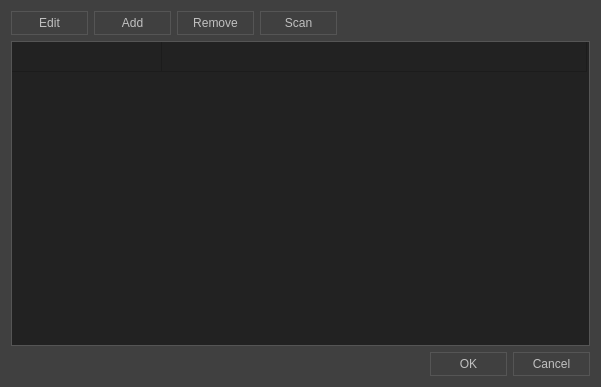
<?xml version="1.0" encoding="UTF-8"?>
<ui version="4.0">
 <class>EditGamesDialog</class>
 <widget class="QDialog" name="EditGamesDialog">
  <property name="geometry">
   <rect>
    <x>0</x>
    <y>0</y>
    <width>601</width>
    <height>387</height>
   </rect>
  </property>
  <property name="sizePolicy">
   <sizepolicy hsizetype="Fixed" vsizetype="Fixed">
    <horstretch>0</horstretch>
    <verstretch>0</verstretch>
   </sizepolicy>
  </property>
  <property name="windowTitle">
   <string>Manage games</string>
  </property>
  <property name="styleSheet">
   <string notr="true"> /* Progress bar */

QProgressBar:horizontal {
    border: 1px solid #3A3939;
    text-align: center;
    padding: 1px;
    background: #201F1F;
}
QProgressBar::chunk:horizontal {
    background-color: qlineargradient(spread:reflect, x1:1, y1:0.545, x2:1, y2:0, stop:0 rgba(28, 66, 111, 255), stop:1 rgba(37, 87, 146, 255));
}

 /* Tool tip (with fancy animation, how to turn that off?) */

/*
QToolTip
{
    border: 1px solid #ddd;
    background-color: #eee;
    color: black;
    padding: 1px;
    opacity: 200;
}
*/

QWidget
{
	font: 9pt &quot;Segoe UI&quot;;
    color: silver;
    background-color: #404040;
   
}

QWidget:disabled
{
  color: #505050;
    
}

/* The fuck is this

 QWidget:item:hover
{
    background-color: QLinearGradient( x1: 0, y1: 0, x2: 0, y2: 1,
    stop: 0 #78879b, stop: 1 #78879b);
    color: black;
}

QWidget:item:selected
{
    background-color: QLinearGradient( x1: 0, y1: 0, x2: 0, y2: 1,
    stop: 0 #78879b, stop: 1 #78879b);
}
 
*/

/*
QWidget:focus, QMenuBar:focus
{
    border: 0px solid #666;
}

QTabWidget:focus, QCheckBox:focus
{
    border: none;
}

/* yes */

QLineEdit
{
    background-color: #222;
    padding: 2px;
    border-style: solid;
    border: 1px solid #555;
        color: silver;
}

/* Groupbox and titles */

QGroupBox {
    border: 1px solid #555;
    margin-top: 6px;
	padding: 4px;
} 

QGroupBox::title {
    subcontrol-origin: margin;
    left: 10px;
	bottom: 1px;
	padding-left: 5px;
    padding-right: 5px;	
}



QScrollBar:horizontal
{
    height: 15px;
    margin: 0px 11px 0px 11px;
    border: 1px solid #3A3939;
    border-radius: 0px;
    background-color: QLinearGradient( x1: 0, y1: 1, x2: 0, y2: 0,
    stop: 0 #302F2F, stop: 1 #484846);
}

QScrollBar::handle:horizontal
{
    background-color: QLinearGradient( x1: 0, y1: 1, x2: 0, y2: 0,
    stop: 0 #605F5F, stop: 1 #787876);
    min-width: 5px;
    border-radius: 0px;
}

QScrollBar::sub-line:horizontal
{
    border-image: url(:/qss_icons/rc/right_arrow_disabled.png);
    width: 10px;
    height: 10px;
    subcontrol-position: right;
    subcontrol-origin: margin;
}

QScrollBar::add-line:horizontal
{
    border-image: url(:/qss_icons/rc/left_arrow_disabled.png);
    height: 10px;
    width: 10px;
    subcontrol-position: left;
    subcontrol-origin: margin;
}

QScrollBar::sub-line:horizontal:hover,QScrollBar::sub-line:horizontal:on
{
    border-image: url(:/qss_icons/rc/right_arrow.png);
    height: 10px;
    width: 10px;
    subcontrol-position: right;
    subcontrol-origin: margin;
}


QScrollBar::add-line:horizontal:hover, QScrollBar::add-line:horizontal:on
{
    border-image: url(:/qss_icons/rc/left_arrow.png);
    height: 10px;
    width: 10px;
    subcontrol-position: left;
    subcontrol-origin: margin;
}

QScrollBar::up-arrow:horizontal, QScrollBar::down-arrow:horizontal
{
    background: none;
}


QScrollBar::add-page:horizontal, QScrollBar::sub-page:horizontal
{
    background: none;
}

/* Vertical scroll bar, works fine */


QScrollBar:vertical
{
    background-color:  #555;
    width: 15px;
    margin: 15px 0 15px 0;
    border: 0px solid #222;
    
}

QScrollBar::handle:vertical
{
    background-color: #777;
    min-height: 5px;
   
}

QScrollBar::sub-line:vertical
{
    border-image: url(:/qss_icons/rc/scrollup.png);
	background-color:  #555;
    height: 15px;
    width: 15px;
    subcontrol-position: top;
    subcontrol-origin: margin;
}

QScrollBar::add-line:vertical
{
   
    border-image: url(:/qss_icons/rc/scrolldn.png);
	background-color:  #555;
    height: 15px;
    width: 15px;
    subcontrol-position: bottom;
    subcontrol-origin: margin;
}

QScrollBar::sub-line:vertical:hover,QScrollBar::sub-line:vertical:on
{

    background-color:  #666;
    height: 15px;
    width: 15px;
    subcontrol-position: top;
    subcontrol-origin: margin;
}


QScrollBar::add-line:vertical:hover, QScrollBar::add-line:vertical:on
{
    background-color:  #666;
    height: 15px;
    width: 15px;
    subcontrol-position: bottom;
    subcontrol-origin: margin;
}

QScrollBar::up-arrow:vertical, QScrollBar::down-arrow:vertical
{
    background: none;
}


QScrollBar::add-page:vertical, QScrollBar::sub-page:vertical
{
    background: none;
}

/* Different edits */

QTextEdit
{
    background-color: #222;
    color: silver;
    border: 1px solid #555;
}

QPlainTextEdit
{
    background-color: #222;
    color: silver;
    border: 1px solid #555;
	border-radius: 0px;
}

/* Suspicious stuff 

QHeaderView::section
{
    background-color: #3A3939;
    color: silver;
    padding-left: 4px;
    border: 1px solid #6c6c6c;
}

/* */


QCheckBox:disabled
{
    color: #404040;
}

QSizeGrip {
    image: url(:/qss_icons/rc/sizegrip.png);
    width: 12px;
    height: 12px;
}

/* Radio buttons */


QRadioButton::indicator:checked, QRadioButton::indicator:unchecked{
    color: #b1b1b1;
    background-color: #222;
    border: 1px solid #555;
    border-radius: 5px;
}



QRadioButton::indicator:checked
{
    background-color: qradialgradient(
    cx: 0.55, cy: 0.55,
    fx: 0.5, fy: 0.5,
    radius: 1.0,
    stop: 0.25 #777,
    stop: 0.3 #222
    );
}

QRadioButton::indicator
{
    border-radius: 7px;
    width: 9px;
    height: 9px;
}


QRadioButton::indicator:hover, QCheckBox::indicator:hover
{
    border: 1px solid #78879b;
}

QCheckBox::indicator{
    color: #b1b1b1;
    background-color: #222;
    border: 1px solid #555;
    width: 11px;
    height: 11px;
}

QCheckBox::indicator:checked
{
    image:url(:/qss_icons/rc/checkbox.png);
}

QCheckBox::indicator:disabled, QRadioButton::indicator:disabled
{
    border: 1px solid #444;
}

QFrame
{
	background-color: #f0f0f0;
	border: 0px;
	color: #fff;
	margin-bottom: 0px;
}

QFrame#frame {
	border-bottom: 1px solid #222;
	
}

/* what is this 

QStackedWidget
{
    border: none;
}

/* toolbar, do we use toolbar? */

QToolBar {
    border: 0px solid #393838;
    background: 1px solid #333;
    font-weight: bold;
}

QToolBar::handle:horizontal {
    image: url(:/qss_icons/rc/Hmovetoolbar.png);
}
QToolBar::handle:vertical {
    image: url(:/qss_icons/rc/Vmovetoolbar.png);
}
QToolBar::separator:horizontal {
    image: url(:/qss_icons/rc/Hsepartoolbar.png);
}
QToolBar::separator:vertical {
    image: url(:/qss_icons/rc/Vsepartoolbars.png);
}

/* Buttons, both are the same */


QToolButton
{
    color: silver;
    background-color: #333;
    border-width: 1px;
    border-color: #333;
    border-style: solid;
 	padding: 2px;
	height: 23px;
   
}

QToolButton:disabled
{
    background-color:#333;
    border-width: 1px;
    border-color: #333;
    border-style: solid;
  	padding: 2px;
    color: #3A3939;
}

QToolButton:hover
{
    background-color:#404040;
}


QPushButton
{
	color: silver;
    background-color: QLinearGradient( x1: 0, y1: 1, x2: 0, y2: 0,
    stop: 0 #333, stop: 1 #404040);
    border-width: 1px;
    border-color: #555;
    border-style: solid;
    padding-top: 4px;
	min-width: 65px;
    padding-bottom: 4px;
    padding-left: 5px;
    padding-right: 5px;
   
}

QPushButton:disabled
{
    background-color:#505050;
    border-width: 1px;
    border-color: #555;
    border-style: solid;
    padding-top: 4px;
    padding-bottom: 4px;
	min-width: 65px;
    padding-left: 5px;
    padding-right: 5px;
    color: #3A3939;
}

QPushButton:focus
{
	border: 1px solid #78879b;
}

QPushButton:hover
{
    background-color: QLinearGradient( x1: 0, y1: 1, x2: 0, y2: 0,
    stop: 0 #444, stop: 1 #505050);
}


QComboBox
{
    selection-background-color: #78879b;
    background-color: #222;
    border-style: solid;
    border: 1px solid #555;
    border-radius: 0px;
    padding: 2px;
}

/* Make stuff light up on hover */


QComboBox:hover,QAbstractSpinBox:hover,QLineEdit:hover,QTextEdit:hover,QPlainTextEdit:hover,QAbstractView:hover,QTreeView:hover
{
    border: 1px solid #78879b;
    color: silver;
}

QComboBox:on
{
    background-color: #626873;
    padding-top: 3px;
    padding-left: 4px;
    selection-background-color: #4a4a4a;
}

/* No idea */


QComboBox QAbstractItemView
{
    background-color: #201F1F;
    border-radius: 0px;
    border: 1px solid #555;
    selection-background-color: QLinearGradient( x1: 0, y1: 0, x2: 0, y2: 1,
      stop: 0 #78879b, stop: 1 #78879b);
}

QComboBox::drop-down
{
    subcontrol-origin: padding;
    subcontrol-position: top right;
    width: 15px;

    border-left-width: 0px;
    border-left-color: darkgray;
    border-left-style: solid;
    border-top-right-radius: 0px;
    border-bottom-right-radius: 0px;
}

QComboBox::down-arrow
{
    image: url(:/qss_icons/rc/down_arrow_disabled.png);
}

QComboBox::down-arrow:on, QComboBox::down-arrow:hover,
QComboBox::down-arrow:focus
{
    image: url(:/qss_icons/rc/down_arrow.png);
}

QPushButton:pressed
{
    background-color: QLinearGradient( x1: 0, y1: 0, x2: 0, y2: 1,
    stop: 0 #302F2F, stop: 1 #484846);
}

/* Spinboxes */

QAbstractSpinBox {
    padding-top: 2px;
    padding-bottom: 2px;
    border: 1px solid #555;
    background-color: #222;
    color: silver;
    
}

QAbstractSpinBox:up-button
{
    background-color: #333;
	 border: 1px solid #333;  
	width: 19px;
	subcontrol-position: top right;
}

QAbstractSpinBox:down-button
{
    background-color: #333;
    width: 19px;
	 border: 1px solid #333;
    subcontrol-position: bottom right;
}

QAbstractSpinBox:up-button:disabled
{
    background-color: #333;
	 border: 1px solid #333;  
	width: 19px;
	subcontrol-position: top right;
}

QAbstractSpinBox:down-button:disabled
{
    background-color: #333;
    width: 19px;
	 border: 1px solid #333;
    subcontrol-position: bottom right;
}

QAbstractSpinBox::up-arrow,QAbstractSpinBox::up-arrow:disabled,QAbstractSpinBox::up-arrow:off {
    image: url(:/qss_icons/rc/up_arrow_disabled.png);
    width: 20px;
    height: 10px;
}

QAbstractSpinBox::up-arrow:hover
{
    background-color: #444;
	
}


QAbstractSpinBox::down-arrow,QAbstractSpinBox::down-arrow:disabled,QAbstractSpinBox::down-arrow:off
{
    image: url(:/qss_icons/rc/down_arrow_disabled.png);
    width: 20px;
    height: 10px;
}
QAbstractSpinBox::down-arrow:hover
{
    background-color: #444;
	
}


QLabel
{
	 background-color: #404040;
	 border: 0px solid black;
	color: silver;
}

/* Dock widgets */

QDockWidget
{
    color: silver;
    titlebar-close-icon: url(:/qss_icons/rc/close.png);
    titlebar-normal-icon: url(:/qss_icons/rc/undock.png);
}

QDockWidget::title
{
    border: 1px solid #444;
    border-bottom: #333;
    text-align: left;
    spacing: 2px;
    background-color: #333;
    background-image: none;
    padding-left: 10px;
}

QDockWidget {
    border: 1px solid lightgray;
    titlebar-close-icon: url(:/qss_icons/rc/close.png);
    titlebar-normal-icon: url(:/qss_icons/rc/undock.png);
}

QDockWidget::close-button, QDockWidget::float-button {
    border: 1px solid transparent;
    border-radius: 0px;
    background: transparent;
    icon-size: 10px;
}

QDockWidget::close-button:hover, QDockWidget::float-button:hover {
    background: #3A3939;
}

QDockWidget::close-button:pressed, QDockWidget::float-button:pressed {
    padding: 1px -1px -1px 1px;
}

/* We don't grow trees here 

QTreeView, QListView, QTableView
{
    border: 1px solid #3A3939;
    background-color: #201F1F;
}

QTreeView:branch:selected, QTreeView:branch:hover
{
    background: url(:/qss_icons/rc/transparent.png);
}

QTreeView::branch:has-siblings:!adjoins-item {
    border-image: url(:/qss_icons/rc/transparent.png);
}

QTreeView::branch:has-siblings:adjoins-item {
    border-image: url(:/qss_icons/rc/transparent.png);
}

QTreeView::branch:!has-children:!has-siblings:adjoins-item {
    border-image: url(:/qss_icons/rc/transparent.png);
}

QTreeView::branch:has-children:!has-siblings:closed,
QTreeView::branch:closed:has-children:has-siblings {
    image: url(:/qss_icons/rc/branch_closed.png);
}

QTreeView::branch:open:has-children:!has-siblings,
QTreeView::branch:open:has-children:has-siblings {
    image: url(:/qss_icons/rc/branch_open.png);
}

QTreeView::branch:has-children:!has-siblings:closed:hover,
QTreeView::branch:closed:has-children:has-siblings:hover {
    image: url(:/qss_icons/rc/branch_closed-on.png);
    }

QTreeView::branch:open:has-children:!has-siblings:hover,
QTreeView::branch:open:has-children:has-siblings:hover {
    image: url(:/qss_icons/rc/branch_open-on.png);
    }

/* slider horizontal, works */


QSlider::groove:horizontal {
    border: 1px solid #555;
    height: 5px;
    background: #222;
    margin: 2px 0;
    
}

QSlider:selected, QTabBar:tab:selected {
    border: 0px;
     
}

QSlider::handle:horizontal {
    background: #666;
    border: 1px solid #777;
    width: 6px;
    height: 14px;
    margin: -4px 0;
  
}

/* Slider vertical, doesn't work */

QSlider::groove:vertical {
    border: 1px solid #3A3939;
    width: 8px;
    background: #201F1F;
    margin: 0 0px;
    border-radius: 0px;
}

QSlider::handle:vertical {
    background: QLinearGradient( x1: 0, y1: 0, x2: 0, y2: 1, stop: 0.0 silver,
      stop: 0.2 #a8a8a8, stop: 1 #727272);
    border: 1px solid #3A3939;
    width: 14px;
    height: 14px;
    margin: 0 -4px;
    border-radius: 0px;
}


</string>
  </property>
  <layout class="QGridLayout" name="gridLayout">
   <item row="0" column="3">
    <widget class="QPushButton" name="pushButton_scan">
     <property name="text">
      <string>Scan</string>
     </property>
    </widget>
   </item>
   <item row="0" column="0">
    <widget class="QPushButton" name="pushButton_edit">
     <property name="text">
      <string>Edit</string>
     </property>
    </widget>
   </item>
   <item row="0" column="1">
    <widget class="QPushButton" name="pushButton_add">
     <property name="text">
      <string>Add</string>
     </property>
    </widget>
   </item>
   <item row="0" column="4">
    <spacer name="horizontalSpacer">
     <property name="orientation">
      <enum>Qt::Horizontal</enum>
     </property>
     <property name="sizeHint" stdset="0">
      <size>
       <width>40</width>
       <height>20</height>
      </size>
     </property>
    </spacer>
   </item>
   <item row="0" column="2">
    <widget class="QPushButton" name="pushButton_remove">
     <property name="text">
      <string>Remove</string>
     </property>
    </widget>
   </item>
   <item row="2" column="0" colspan="5">
    <widget class="QDialogButtonBox" name="buttonBox">
     <property name="minimumSize">
      <size>
       <width>75</width>
       <height>0</height>
      </size>
     </property>
     <property name="orientation">
      <enum>Qt::Horizontal</enum>
     </property>
     <property name="standardButtons">
      <set>QDialogButtonBox::Cancel|QDialogButtonBox::Ok</set>
     </property>
    </widget>
   </item>
   <item row="1" column="0" colspan="5">
    <widget class="QTableWidget" name="tableWidget">
     <property name="sizePolicy">
      <sizepolicy hsizetype="Expanding" vsizetype="Expanding">
       <horstretch>0</horstretch>
       <verstretch>0</verstretch>
      </sizepolicy>
     </property>
     <property name="styleSheet">
      <string notr="true">QWidget {
background-color: #222;
border: 1px solid #555;
}</string>
     </property>
     <property name="selectionMode">
      <enum>QAbstractItemView::SingleSelection</enum>
     </property>
     <property name="cornerButtonEnabled">
      <bool>false</bool>
     </property>
     <attribute name="horizontalHeaderVisible">
      <bool>false</bool>
     </attribute>
     <attribute name="horizontalHeaderDefaultSectionSize">
      <number>150</number>
     </attribute>
     <attribute name="horizontalHeaderStretchLastSection">
      <bool>true</bool>
     </attribute>
     <attribute name="verticalHeaderVisible">
      <bool>false</bool>
     </attribute>
     <attribute name="verticalHeaderStretchLastSection">
      <bool>false</bool>
     </attribute>
     <row>
      <property name="text">
       <string>Row</string>
      </property>
     </row>
     <column>
      <property name="text">
       <string>Game</string>
      </property>
     </column>
     <column>
      <property name="text">
       <string>Directory</string>
      </property>
     </column>
     <item row="0" column="0"/>
     <item row="0" column="1"/>
    </widget>
   </item>
  </layout>
 </widget>
 <resources/>
 <connections>
  <connection>
   <sender>buttonBox</sender>
   <signal>accepted()</signal>
   <receiver>EditGamesDialog</receiver>
   <slot>accept()</slot>
   <hints>
    <hint type="sourcelabel">
     <x>472</x>
     <y>367</y>
    </hint>
    <hint type="destinationlabel">
     <x>536</x>
     <y>20</y>
    </hint>
   </hints>
  </connection>
  <connection>
   <sender>buttonBox</sender>
   <signal>rejected()</signal>
   <receiver>EditGamesDialog</receiver>
   <slot>reject()</slot>
   <hints>
    <hint type="sourcelabel">
     <x>491</x>
     <y>362</y>
    </hint>
    <hint type="destinationlabel">
     <x>515</x>
     <y>29</y>
    </hint>
   </hints>
  </connection>
 </connections>
</ui>
